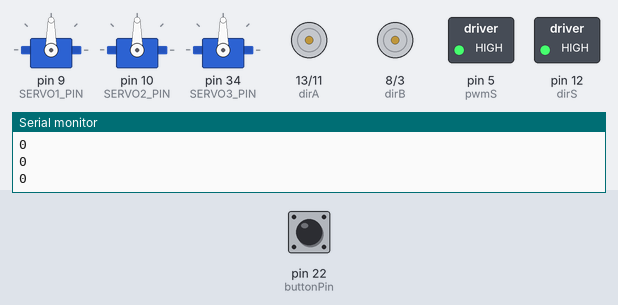
The sketch below on a simulated Arduino Mega 2560, built with avr-gcc and run on an emulated ATmega2560. On the bench: 3 × servo, direction and speed pins drawn as motors (green arrow = direction pin HIGH = forward, orange = LOW = backward, longer = more drive), switched loads named in the sketch (green lamp = pin HIGH), the last lines printed to the serial monitor. The test bench sets the inputs (shaded band); at power-on: pin 22 (buttonPin) LOW.

Above: at 1.2 s.
1.3 s: pin 22 (buttonPin) pulled HIGH for 0.15 s
At 2.7 s:
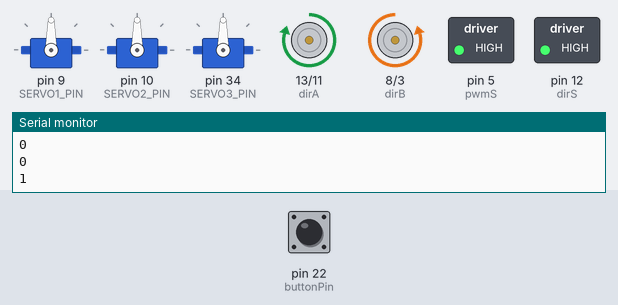
7.4 s: pin 22 (buttonPin) pulled HIGH for 1 s
At 8.5 s:
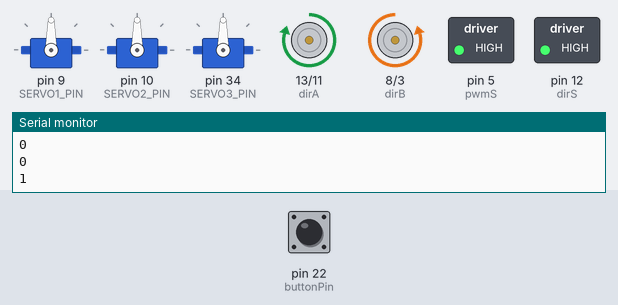
11.4 s: pin 22 (buttonPin) pulled HIGH for 3.2 s
Timing chart, 0 to 19.1 s (numbered marks = the images above; inputs shaded):
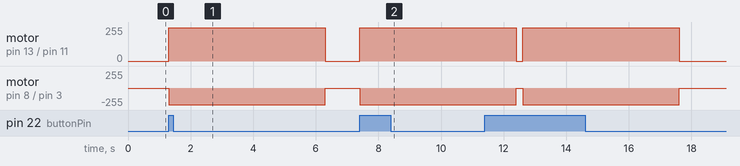

The sketch:

actual_good_code.ino
```cpp
/*
It takes 15 seconds to move ~125cm so that's ~8.3cm/s
So we need to run it for ~12s to move 1m
*/

#include <Adafruit_MPU6050.h>
#include <Adafruit_Sensor.h>
#include <Wire.h>
#include <Servo.h>

Servo servo1;
Servo servo2;
Servo servo3;

//Servo servo3;
const int SERVO1_PIN = 9;
const int SERVO2_PIN = 10;
const int SERVO3_PIN = 34;

//M4
const int dirA = 13;
const int pwmA = 11;

//M2
const int dirB = 8;
const int pwmB = 3;

//M3 - Used to control servos
const int dirS = 12;
const int pwmS = 5;

const int buttonPin = 22;
const int buttonPinTop = 53;


Adafruit_MPU6050 mpu;
/*
  VCC to 5V
  GND to GND
  SDA to I2C pin 20
  SCL to I2C pin 21
*/


enum RobotPhase {
  APPROACHING,
  CLIMBING
};

RobotPhase currentPhase = APPROACHING;

const int driveSpeed = 250;
const int slowSpeed = 80;
const int correctionOffset = 40;

int servo1Angle = 135;
int servo2Angle = 135;
int servo3Angle = 90;

const float PITCH_IMPACT_THRESHOLD = 1.5;     // rad/s --- if greater than this, then we have hit the ramp, has to be changed accordingly
const float ROLL_IMPACT_THRESHOLD = 0.8;      // rad/s --- if greater than this, we hit the ramp at an angle, has to be changed accordingly
const float ROLL_CORRECTION_TOLERANCE = 2.0;  // degrees --- degrees of centre, has to be changed accordingly

const unsigned long TIME_FOR_90_DEG = 300;  //Unsure about this

const float TIME_PER_CM = 50.0;       //Unsure about this
const float RAMP_TIME_PER_CM = 70.0;  //also unsure aabout this, this is higher cuz gravity
const float RAMP_LENGTH = 120.0;


void setup() {
  pinMode(dirS, OUTPUT);
  pinMode(pwmS, OUTPUT);

  Serial.begin(115200);

  digitalWrite(dirS, HIGH);
  analogWrite(pwmS, 255);

  servo1.attach(SERVO1_PIN);
  servo2.attach(SERVO2_PIN);
  servo3.attach(SERVO3_PIN);

  /*
  if (!mpu.begin()) {
    Serial.println("Failed to find MPU6050.");
    while (1) {
      delay(10);
      }
  }

  // Set sensor ranges
  mpu.setAccelerometerRange(MPU6050_RANGE_2_G);
  mpu.setGyroRange(MPU6050_RANGE_250_DEG);
  mpu.setFilterBandwidth(MPU6050_BAND_21_HZ);
  */

  pinMode(dirA, OUTPUT);
  pinMode(pwmA, OUTPUT);

  pinMode(dirB, OUTPUT);
  pinMode(pwmB, OUTPUT);

  pinMode(buttonPin, INPUT);
  pinMode(buttonPinTop, INPUT_PULLUP);

  analogWrite(pwmA, 0);
  analogWrite(pwmB, 0);

  //stowawayEverything();

  //extendScooper(90, 2000);
  /*
  stowawayEverything();

  pickUpRocks();

  stowawayEverything();
  */


  //forward(15000);
  /*
  delay(500);
  backward(6000);
  delay(500);

  turnRight(TIME_FOR_90_DEG);

  delay(500);
  */

  /*
  bool hitObstacle = moveForwardUntilBump(50.0, driveSpeed);


  if (hitObstacle == false) {

    moveForwardUntilBump(10.0, slowSpeed);

  }

  delay(300);
  setArmPosition(180, 180);
  delay(300);
  runHopper(100);
  delay(10000);
  stopHopper();

  while (digitalRead(buttonPinTop) == HIGH) {
  }

  setArmPosition(180, 200);
  delay(300);
  setArmPosition(180, 180);
  */
}

void loop() {
  // put your main code here, to run repeatedly:
  int val = digitalRead(buttonPin);  // Takes 8 seconds to come back to 0 for some reason
  Serial.println(val);

  if (digitalRead(buttonPin) == HIGH) {
    forward(5000);
  }

  delay(100);
}


void setMotorsContinuous(int speedA, int speedB) {
  digitalWrite(dirA, HIGH);
  digitalWrite(dirB, LOW);

  analogWrite(pwmA, speedA);
  analogWrite(pwmB, speedB);
}

void turnRight(long time) {
  digitalWrite(dirA, HIGH);
  digitalWrite(dirB, HIGH);

  analogWrite(pwmA, driveSpeed);
  analogWrite(pwmB, driveSpeed);

  delay(time);

  stopMotors();
}

void turnLeft(long time) {
  digitalWrite(dirA, LOW);
  digitalWrite(dirB, LOW);

  analogWrite(pwmA, driveSpeed);
  analogWrite(pwmB, driveSpeed);

  delay(time);

  stopMotors();
}

void forward(long time) {
  digitalWrite(dirA, HIGH);
  digitalWrite(dirB, LOW);

  analogWrite(pwmA, driveSpeed);
  analogWrite(pwmB, driveSpeed);

  delay(time);

  stopMotors();
}

void backward(long time) {
  digitalWrite(dirA, LOW);
  digitalWrite(dirB, HIGH);

  analogWrite(pwmA, driveSpeed);
  analogWrite(pwmB, driveSpeed);

  delay(time);

  stopMotors();
}

void stopMotors() {
  // Writes "0" to motors to stop them
  analogWrite(pwmA, 0);
  analogWrite(pwmB, 0);

  delay(100);
}

bool moveForwardUntilBump(float distance_cm, int speed) {
  /*
  Function activates both motors to move forwards until it the bottom limit switch hits the collection zone, and then it stops
  */
  digitalWrite(dirA, HIGH);
  digitalWrite(dirB, HIGH);

  analogWrite(pwmA, speed);
  analogWrite(pwmB, speed);

  unsigned long travelTime = TIME_PER_CM * distance_cm;
  unsigned long startTime = millis();

  while (millis() - startTime < travelTime) {
    if (digitalRead(buttonPin) == LOW) {
      stopMotors();
      return true;
    }
  }

  stopMotors();
  return false;
}

void setArmPosition(int angle1, int angle2) {
  // Constrain servo angles to preven it from trying to go further than it actually can
  angle1 = constrain(angle1, 0, 270);
  angle2 = constrain(angle2, 0, 270);

  servo1.writeMicroseconds(map(angle1, 0, 270, 500, 2500));
  servo2.writeMicroseconds(map(angle2, 0, 270, 500, 2500));
}

void runHopper(int speedPercent) {
  // Constrain to prevent invalid inputs
  speedPercent = constrain(speedPercent, -100, 100);

  // Map the percentage (-100 to 100) to standard servo pulse widths (1000us to 2000us)
  // 1500 is the exact center (stop)
  int pulseWidth = map(speedPercent, -100, 100, 1000, 2000);

  servo3.writeMicroseconds(pulseWidth);
}

void stopHopper() {
  // Sending exactly 1500 microseconds tells a continuous servo to stop moving
  servo3.writeMicroseconds(1500);
}

void stowawayEverything() {
  setArmPosition(190, 200);  // Should be stowed away
  delay(10000);
}

void pickUpRocks() {
  setArmPosition(110, 120);  // Should be straight up
  delay(4000);
  setArmPosition(40, 45);  // Should be straight up
  delay(10000);
}

void extendScooper(int speed, int duration) {
  servo3.writeMicroseconds(speed);
  delay(duration);
  servo3.writeMicroseconds(90);
}
```

Measured:
- after the input at 1.3 s, motor on pin 13 (dirA) / pin 11 (pwmA): stopped → forward 250/255 at once, → stopped 5.0 s later; motor on pin 8 (dirB) / pin 3 (pwmB): stopped → backward 250/255 at once, → stopped 5.0 s later
- after the input at 7.4 s, motor on pin 13 (dirA) / pin 11 (pwmA): stopped → forward 250/255 at once; motor on pin 8 (dirB) / pin 3 (pwmB): stopped → backward 250/255 at once
